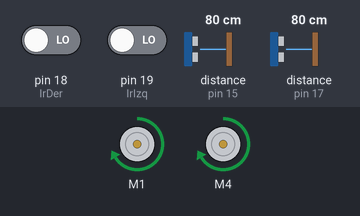
Simulated run of this sketch. Board: Arduino Mega 2560, built with avr-gcc and run on an emulated ATmega2560. On the bench: 2 × DC motor (green arrow = forward, orange = backward, longer = faster). The inputs (shaded band) are chosen by the test bench; at power-on: pin 18 (IrDer) LOW, distance to the obstacle (sensors on pin 15, pin 17) 80 cm, pin 19 (IrIzq) LOW. The echo pulse lasts 58.3 µs per cm.

Above: at 6.2 s.
6.3 s: pin 18 (IrDer) driven HIGH
At 7.0 s:
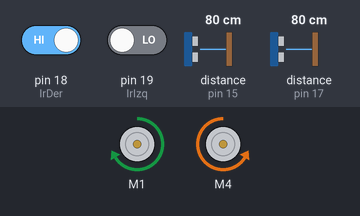
9.3 s: pin 18 (IrDer) driven LOW
At 10.2 s:
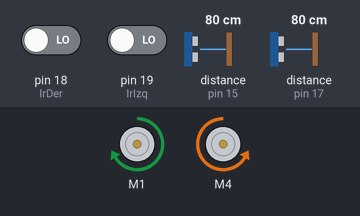
11.9 s: distance to the obstacle (sensor on pin 15) set to 45 cm
13.4 s: distance to the obstacle (sensor on pin 15) set to 37 cm
At 14.8 s:
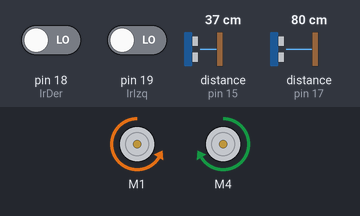
15.1 s: distance to the obstacle (sensor on pin 15) set to 60 cm
At 16.4 s:
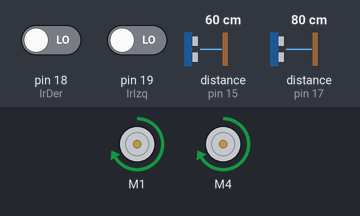
Timing chart, 0 to 17.8 s (numbered marks = the images above; inputs shaded):
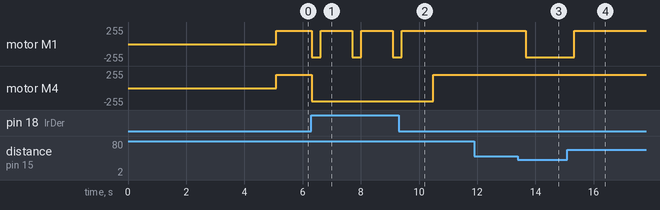

Measured:
- the behaviour switches between 41 and 40 cm on distance to the obstacle (sensor on pin 15) (found by bisection; images 2 and 3)
- after the input at 6.3 s, motor M1: alternates forward 200/255 for 1.1 s and backward 200/255 for 0.30 s, starting at once; motor M4: forward 200/255 → backward 200/255 at once
- after the input at 9.3 s, motor M1: goes on until 9.4 s, then stays forward 200/255; motor M4: backward 200/255 → forward 200/255 after 1.2 s
- after the input at 11.9 s, every drawn part: stays the same
- after the input at 13.4 s, motor M1: forward 200/255 → backward 200/255 after 0.26 s
- after the input at 15.1 s, motor M1: backward 200/255 → forward 200/255 after 0.23 s

The sketch:

robotevasor.ino
```cpp
#include <RunningMedian.h>

//motores en m1 y m4
// sensores de piso blanco es cero y negro es 1
//#include "RunningMedian.h"  //libreria para calculo de mediana estadistica
#include <AFMotor.h>
#include <NewPing.h>

NewPing sonar_izq(14, 15, 40);  //14 trigger 15echo
NewPing sonar_der(16, 17, 40);  //16trigger 17echo
RunningMedian us_izquierda = RunningMedian(3);
RunningMedian us_derecha = RunningMedian(3);
AF_DCMotor motord(1);  // create motor #1, 64KHz pwm
AF_DCMotor motori(4);  // create motor #4, 64KHz
//Declaracion de pines para sensores
int IrIzq = 19;
int IrDer = 18;
//Declaracion de variables para leer los valores de los sensores
int Sirizq = 0;
int Sirder = 0;
int UsIzq = 0;
int UsDer = 0;
//Declaracion de pines para los motores

void setup() {
  pinMode(IrIzq, INPUT);
  pinMode(IrDer, INPUT);
  motord.setSpeed(200);  // set the speed to 200/255
  motori.setSpeed(200);  // set the speed to 200/255
  delay(5000);           // Tiempo de Seguriadad
}

void loop() {
  sensores();

  if ((UsDer > UsIzq) && (UsIzq != 0)) {
    //derechasuave();
    //izquierdasuave();
    izquierdafuerte();

  }
  if ((UsDer < UsIzq) && (UsDer != 0)) {
    //izquierdasuave();
    //derechasuave();
    derechafuerte();
  }
  if ((UsDer != 0) && (UsIzq == 0)) {
    //izquierdasuave();
    //derechasuave();
    derechafuerte();
  }
  if ((UsDer == 0) && (UsIzq != 0)) {
    //derechasuave();
    //izquierdasuave();
    izquierdafuerte();
  }
  if ((UsDer == 0) && (UsIzq == 0)) {
    adelante();
    //atras();
  }
  if ((Sirder == 1) || (Sirizq == 1)) {
    atras();  //el tiempo del delay depende de que tan rapido sea tu robot
    delay(300);
    derechafuerte();
    delay(1000);
  }
}

// Lectura de Sensores
void sensores() {

  UsIzq = sonar_izq.ping_cm();
  delay(40);
  us_izquierda.add(UsIzq);
  UsIzq = us_izquierda.getMedian();
  UsDer = sonar_der.ping_cm();
  delay(40);
  us_derecha.add(UsDer);
  UsDer = us_derecha.getMedian();
  Sirizq = digitalRead(IrIzq);
  delay(1);
  Sirder = digitalRead(IrDer);
  delay(1);
}

void adelante() {
  motord.run(FORWARD);  // turn it on going forward
  motori.run(FORWARD);  // turn it on going forward
}
void atras() {
  motord.run(BACKWARD);  // turn it on going forward
  motori.run(BACKWARD);  // turn it on going forward
}
void parar() {
  motord.run(RELEASE);  // turn it on going forward
  motori.run(RELEASE);  // turn it on going forward
}
void derechasuave() {
  motord.run(FORWARD);  // turn it on going forward
  motori.run(RELEASE);  // turn it on going forward
}
void derechafuerte() {
  motord.run(FORWARD);   // turn it on going forward
  motori.run(BACKWARD);  // turn it on going forward
}
void izquierdasuave() {
  motord.run(RELEASE);  // turn it on going forward
  motori.run(FORWARD);  // turn it on going forward
}
void izquierdafuerte() {
  motord.run(BACKWARD);  // turn it on going forward
  motori.run(FORWARD);   // turn it on going forward
}
```
